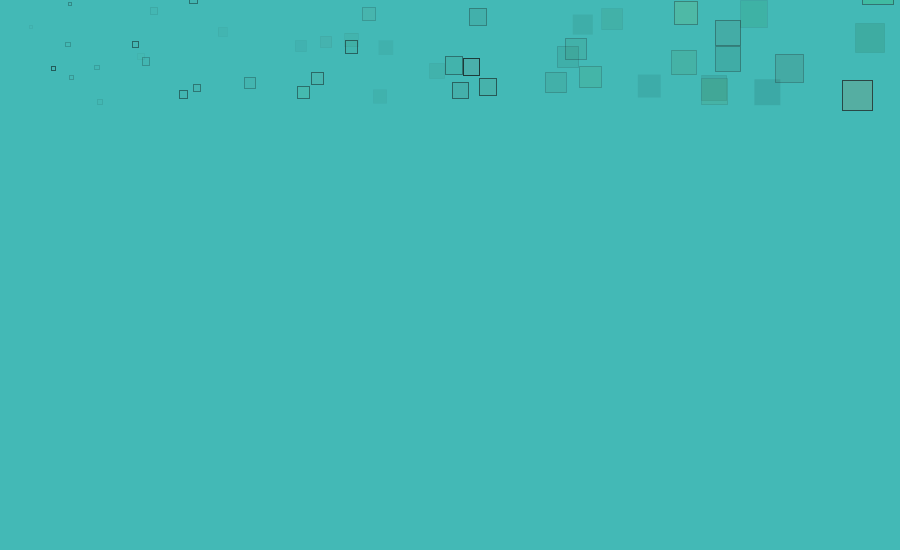
Frame 1 (no input)
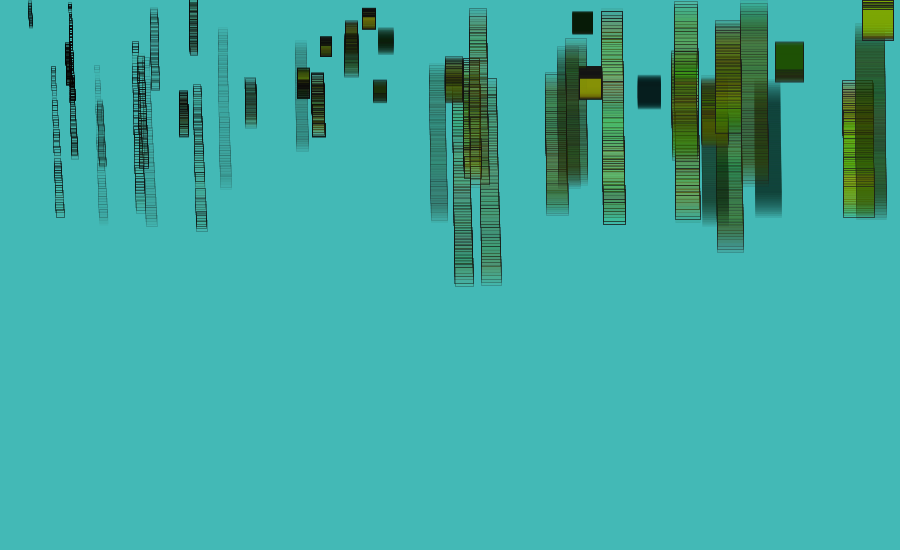
Frame 60 (the mouse pressed at the canvas centre just before this capture)
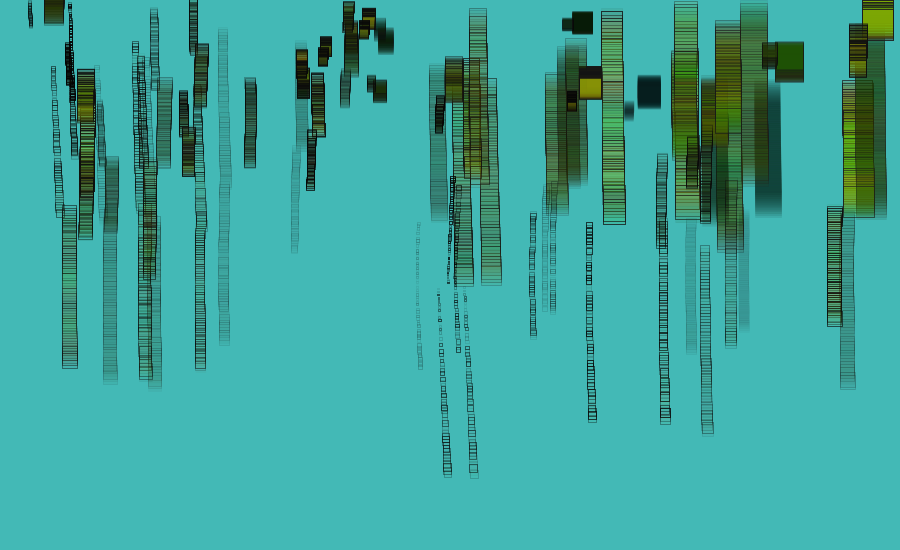
Frame 120 (the mouse held since frame 60 and released just before this capture)

The Processing sketch that drew these frames (run headless with seeded random() and noise(); from frame 60 on, the mouse is pressed at the canvas centre):

// Processing sketch: processing_1521
// ── processing_1521.pde

int counter=50;
float[]xpos=new float[counter];
float[]ypos=new float[counter];
float[]size=new float[counter];
float[]xspeed=new float[counter];
float[]gravity=new float[counter];
float[]col=new float[counter];
float []maxDistance=new float[counter];
void setup(){
  size(900,550);
  background(67,185,182);
  smooth();
  //noStroke();
//  frameRate(20);
  for(int i=0;i<counter; i++){
    xpos[i]=random(0,width);
    ypos[i]=random(0,height/5);
    xspeed[i]=random(-.50,3.50);
    
    size[i]=random(0.50,2.50);
    col[i]=random(255);
    maxDistance[i]=dist(0,0,width,height); //mouse distance
  }
}
void draw(){
// background();
 rectDisplay();
 rectFlying();
}
 void rectDisplay(){
  for(int i=0; i<counter; i++){
  //mouse distance interactivity 
float mouseDist=dist(mouseX,mouseY,xpos[i],ypos[i]);
float diameter=(mouseDist/maxDistance[i])*36.0;
stroke(diameter,random(col[i]));
    fill(random(col[i]),diameter+random(col[i]),diameter-col[i],diameter);
    rect(xpos[i]+diameter,ypos[i]-diameter,size[i]+diameter,size[i]+diameter);
  }
 }
 void rectFlying(){
for(int i=0; i<counter; i++){
    ypos[i]=ypos[i]+xspeed[i];
    if(ypos[i]>=height||ypos[i]<=0/size[i]){
      xspeed[i]*=-1;
    // xspeed[i]*=gravity[i];
    }
}
}
